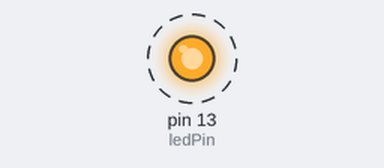
Simulated run of this sketch. Board: Arduino Uno, built with avr-gcc and run on an emulated ATmega328P. Parts: output pins drawn as LEDs (lit = HIGH). Dashed ring = blinking.

Above: at 0.1 s.
Timing chart, 0 to 3.0 s (numbered marks = the images above):
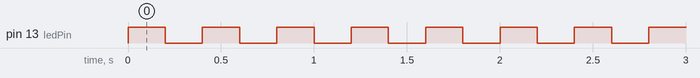

The sketch:

const.ino
```cpp
const int ledPin=13;

void setup(){
  pinMode(ledPin,OUTPUT);
}

void loop(){
  digitalWrite(ledPin,HIGH);
  delay(200);
  digitalWrite(ledPin,LOW);
  delay(200);
}
```

Measured:
- by itself, pin 13 (ledPin): alternates HIGH for 0.20 s and LOW for 0.20 s
